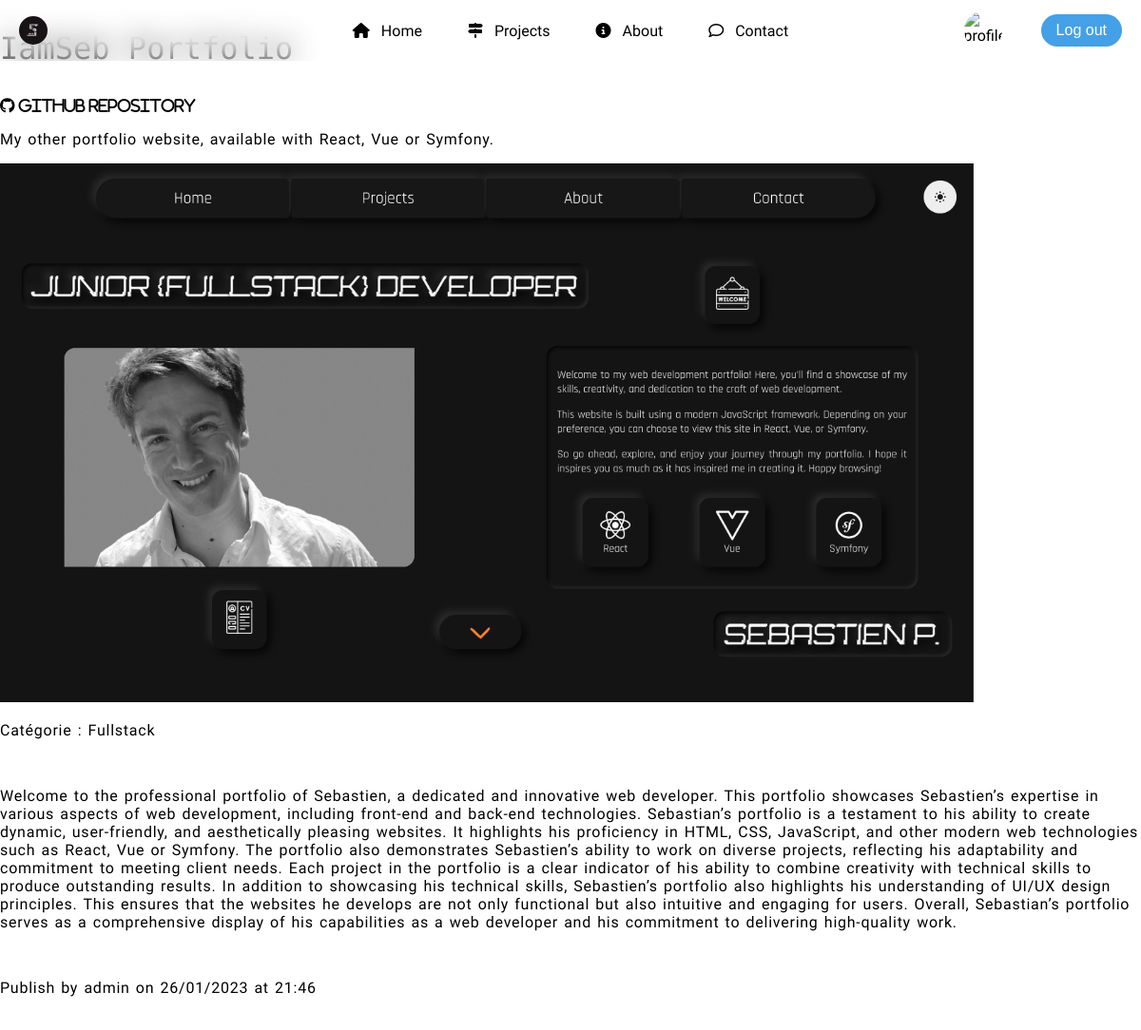
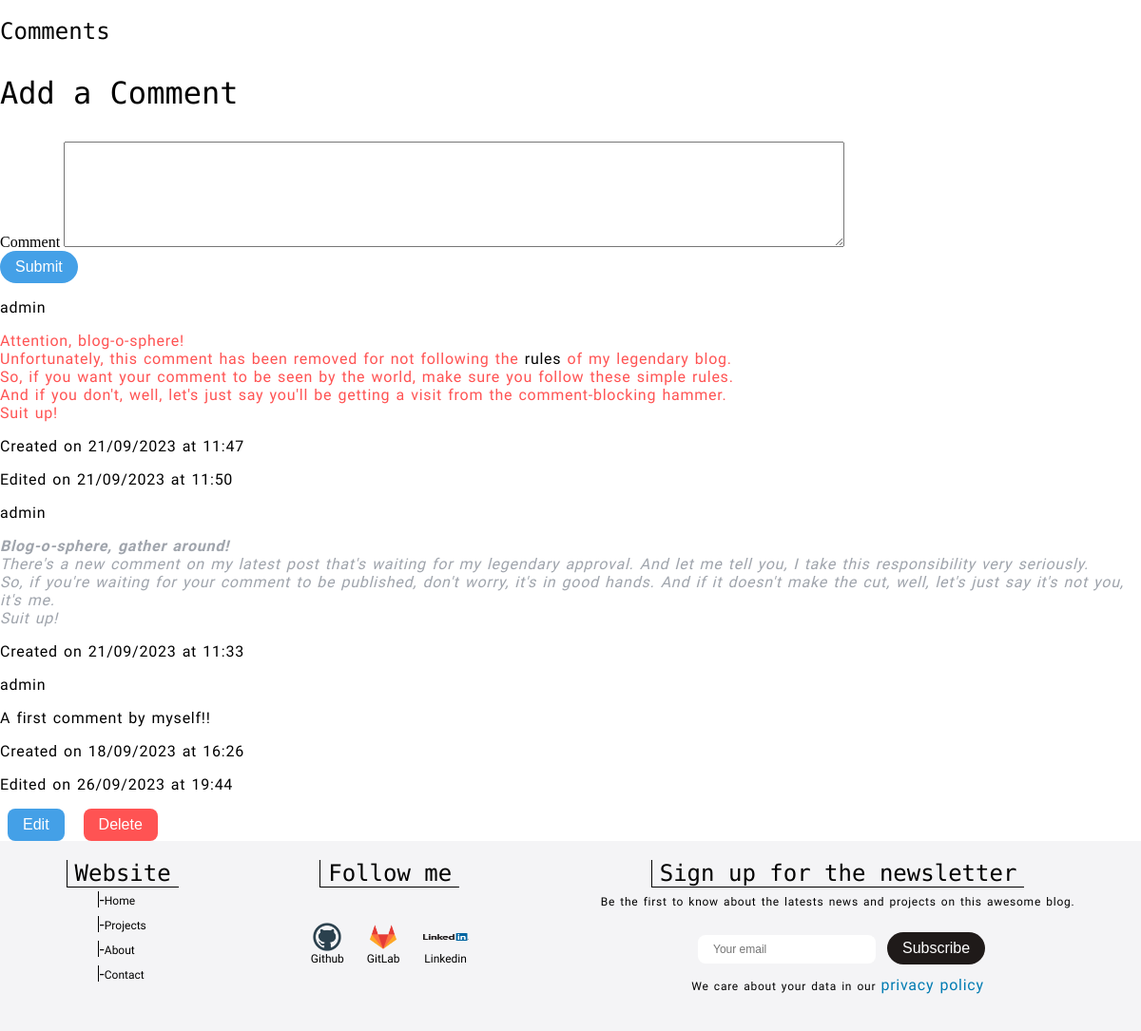
/index.php?page=post&action=getOne&option=view&id=25 (signed in), run on the app's committed database (2 pictures, top to bottom).
### tables this page shows
CREATE TABLE `post` (
  `id` int(11) NOT NULL,
  `author_id` int(11) NOT NULL,
  `category` varchar(50) NOT NULL,
  `title` varchar(255) NOT NULL,
  `description` varchar(255) NOT NULL,
  `picture` varchar(255) NOT NULL DEFAULT 'https://picsum.photos/530/200?random=',
  `content` text NOT NULL,
  `keywords` varchar(255) NOT NULL,
  `site_link` varchar(255) NOT NULL,
  `github_link` varchar(255) NOT NULL,
  `created_at` timestamp NOT NULL DEFAULT CURRENT_TIMESTAMP,
  `updated_at` datetime DEFAULT NULL
);

CREATE TABLE `user` (
  `id` int(11) NOT NULL,
  `username` varchar(255) NOT NULL,
  `firstname` varchar(255) DEFAULT NULL,
  `lastname` varchar(255) DEFAULT NULL,
  `email` varchar(255) NOT NULL,
  `birthday` date DEFAULT NULL,
  `profile_picture` varchar(255) NOT NULL DEFAULT 'https://www.freeiconspng.com/uploads/no-image-icon-33.png',
  `created_at` datetime NOT NULL DEFAULT CURRENT_TIMESTAMP,
  `updated_at` varchar(255) DEFAULT NULL
);

CREATE TABLE `comment` (
  `id` int(11) NOT NULL,
  `post_id` int(11) NOT NULL,
  `user_id` int(11) NOT NULL,
  `content` text NOT NULL,
  `created_at` timestamp NOT NULL DEFAULT CURRENT_TIMESTAMP,
  `updated_at` timestamp NULL DEFAULT NULL ON UPDATE CURRENT_TIMESTAMP,
  `validation_status` varchar(12) NOT NULL DEFAULT 'pending'
);

### src/Controller/ModelConstructor.php (called while the page is built, shortened)
<?php
abstract class ModelConstructorController
{
	private $datas;
	private $pageToModel = [
		'blog' => 'Post',
		'post' => 'Post',
		'signup' => 'User',
		'login' => 'User',
		'userProfile' => 'User',
		'newsletter' => 'Newsletter',
	];
	private $actionToMethod = [
		'get' => 'getAll',
		'getOne' => 'getOne',
		'create' => 'create',
		'update' => 'update',
		'delete' => 'delete',
		'publish' => 'publish',
		'unpublish' => 'unpublish',
		'logIn' => 'logIn',
		'logOut' => 'logOut',
		'subscribe' => 'subscribe',
		'unsubscribe' => 'unsubscribe',
		'send' => 'send',
	];
	protected function buildModelMethod($page, $action = null, $option = null, $id = null)
	{
		$model = $this->getModel($page, $option);
		$method = $this->getMethod($action, $option);
		if ($model && $method) {
			if (($action === 'create' || $action === 'update' || $action === 'delete') && $option === 'comment') {
				$this->datas = Comment::$method($id);
			} else if ($action === 'publish' || $action === 'unpublish') {
				if ($option === 'comment') {
					$this->datas = Comment::$method($id);
				} else {
					$this->datas = $model::$method($id);
				}
			} else if ($action === 'logIn' || $action === 'logOut' && $option === 'userConnection') {
				$this->datas = UserConnection::$method();
			} else if ($page === 'userProfile' && ($action === 'getOne' || $action === 'update' || $action === 'delete') && $option === 'user') {
				$this->datas = User::$method($id);
				UserConnection::updateSession($id);
			} else if ($page === 'post' && $action === 'get' && $option === 'add') {
				$this->datas = $model::$method($id);
			} else {
				$this->datas = $model::$method($id);
				if ($page === 'post' && $action === 'getOne') {
					$this->datas->comments = Comment::getAll($id);
				}
			}
			return $this->datas;
		} else if (!$model) {
			if ($action === 'send') {
				$this->datas = Mailer::$method();
			}
		}
		return $this->datas = Post::getAll($option);
	}
	private function getModel($page, $option)
	{
		if (isset($this->pageToModel[$page])) {
			return $this->pageToModel[$page];
		}
		return null;
	}
	private function getMethod($action, $option)
	{
		if (isset($this->actionToMethod[$action])) {
			return $this->actionToMethod[$action];
		}
		return null;
	}
}

### src/Controller/ControllerConstructor.php (called while the page is built, shortened)
<?php
require_once './src/Controller/ModelConstructor.php';
require_once './src/Entity/post.php';
require_once './src/Entity/comment.php';
require_once './src/Entity/user.php';
class ControllerConstructor extends ModelConstructorController
{
	private $datas;
	private $title = 'I am Anørak - ';
	private $templatePath;
	private function setTitleAndTemplatePath($titleAppendix, $templatePathAppendix)
	{
		$this->title .= $titleAppendix;
		$this->templatePath = $templatePathAppendix;
	}
	public function buildControllerMethod($page, $action = null, $option = null, $id = null)
	{
		if (empty($this->datas)) {
			$this->datas = parent::buildModelMethod($page, $action, $option, $id);
		}
		$this->view = new View($this->templatePath, $this->title);
		$this->view->render(['title' => $this->title, 'page' => $page, 'datas' => $this->datas, 'filter' => $option]);
	}
}

### index.php (called while the page is built, shortened)
<?php
$router = new Router();
$router->routerRequest();

### src/Entity/post.php (called while the page is built, shortened)
<?php
require_once "./src/Repository/MainRepository.php";
class Post
{
	public function __construct(
		$id = null,
		$author_id = null,
		$author_username = null,
		$category = null,
		$picture = null,
		$title = null,
		$description = null,
		$content = null,
		$keywords = null,
		$siteLink = null,
		$githubLink = null,
		$created_at = null,
		$comments = null,
		$updated_at = null
	) {
		$this->author_username = $author_username;
		$this->category = $category;
		$this->picture = $picture;
		$this->title = $title;
		$this->description = $description;
		$this->content = $content;
		$this->githubLink = $githubLink;
		$this->created_at = $created_at;
	}
	public static function getOne(int $id)
	{
		$repo = new MainRepository("post");
		if ($repo->getOne($id) > 0) {
			$post = $repo->getOne($id);
			$author = User::getOne($post['author_id']);
			$post['created_at'] = Tools::formatDate($post['created_at']);
			if ($post['updated_at'] !== null) {
				$post['updated_at'] = Tools::formatDate($post['updated_at']);
			} else {
				$post['updated_at'] = null;
			};
			return new Post($post['id'], $author->id, $author->username, $post['category'], $post['picture'], $post['title'], $post['description'], $post['content'], $post['keywords'], $post['site_link'], $post['github_link'], $post['created_at'], $post['updated_at']);
		} else {
			throw new Exception("No article found for the id '$id'", 400);
		}
	}
}

### src/Repository/MainRepository.php (called while the page is built, shortened)
<?php
require_once __DIR__ . '../../Services/dbManager.php';
class MainRepository extends DbManager
{
	protected $table;
	protected $db;
	public function __construct($table = null, $id = null, $column = null, $columnValue = null, $sortingOrder = null, $data = null)
	{
		$this->table = $table;
		$this->db = $this->dbConnect();
	}
	public function getOne($id)
	{
		$this->id = $id;
		$query = $this->db->prepare("SELECT * FROM $this->table WHERE id = :id");
		$query->execute(['id' => $this->id]);
		$result = $query->fetch();
		return $result;
	}
	public function getAll($column, $columnValue, $sortingOrder)
	{
		$this->column = $column;
		$this->columnValue = $columnValue;
		$this->sortingOrder = $sortingOrder;
		if ($this->columnValue !== null && $this->columnValue !== "all") {
			if ($this->sortingOrder !== null) {
				$query = $this->db->prepare("SELECT * FROM $this->table WHERE $this->column = $this->columnValue ORDER BY created_at DESC");
			} else {
				$query = $this->db->prepare("SELECT * FROM $this->table WHERE $this->column = $this->columnValue ORDER BY created_at $this->sortingOrder");
			}
			$query->execute();
			$result = $query->fetchAll();
			return $result;
		} else {
			$query = $this->db->prepare("SELECT * FROM $this->table ORDER BY created_at DESC");
			$query->execute();
			$result = $query->fetchAll();
			return $result;
		}
	}
}

### src/Services/dbManager.php (called while the page is built, shortened)
<?php
abstract class DbManager
{
	private static $db;
	protected function dbConnect()
	{
		if (self::$db === null) {
			self::$db = new PDO(
				'mysql:host=' . DB_HOST . ';dbname=' . DB_NAME . ';port=' . DB_PORT . ';charset=utf8',
				DB_USER,
				DB_PASSWORD,
				array(PDO::ATTR_ERRMODE => PDO::ERRMODE_EXCEPTION)
			);
		}
		return self::$db;
	}
}

### src/Entity/user.php (called while the page is built, shortened)
<?php
require_once "./src/Repository/MainRepository.php";
class User
{
	public static function getOne($id)
	{
		$repo = new MainRepository("user");
		if ($repo->getOne($id) > 0) {
			$result = $repo->getOne($id);
			$user = new User(
				$result['id'],
				$result['username'],
				$result['firstname'],
				$result['lastname'],
				$result['email'],
				'',
				$result['birthday'],
				$result['profile_picture'],
				$result['created_at'],
				$result['updated_at']
			);
			return $user;
		} else {
			throw new Exception("No user found.");
			return false;
		}
	}
}

### templates/pages/comment/comment.php (the view, shortened to what this page needs)
<section class="comments__container">
	<h2>Comments</h2>
	<?php
	require_once './templates/pages/comment/commentAdd.php';
	?>
	<?php foreach ($datas->comments as $comment) :
	?>
	<?php if (isset($_REQUEST['comment_id']) && $comment->id == $_REQUEST['comment_id']) : ?>
	<div id="<?= $comment->id ?>" class="comment__container">
		<div class="comment__infos">
			<p class="comment__author"><?= $comment->author_username ?></p>
			<?php if (isset($_SESSION['logged_user']) && $_SESSION['privileges']['privilege'] === 'admin') : ?>
			<p class="<?php
									if ($comment->validation_status === 'published') : ?>comment__status--true
							<?php elseif ($comment->validation_status === 'unpublished') : ?>comment__status--false
							<?php elseif ($comment->validation_status === 'pending') : ?>comment__status--pending
							<?php endif;
							?>"><b>Status : </b><em><?= $comment->validation_status ?></em></p>
			<p class="comment__content"><?= $comment->content ?></p>
			<?php elseif ($comment->validation_status === 'published') : ?>
			<p class="comment_content"><?= $comment->content ?></p>
			<?php elseif ($comment->validation_status === 'unpublished' || $comment->validation_status === 'pending') : ?>
			<p class="comment_content"><?= $comment->content_status ?></p>
			<?php endif; ?>
		</div>
		<p class="comment__date">Created on <?= $comment->created_at ?></p>
		<?php if ($comment->updated_at !== null) : ?>
		<p class="comment__date">Edited on <?= $comment->updated_at ?></p>
		<?php endif; ?>
		<?php if (isset($_SESSION['logged_user']) && $_SESSION['user_id'] == $comment->user_id && $comment->validation_status === 'published' && $comment->id == $_REQUEST['comment_id']) : ?>
		<form
			action="index.php?page=post&action=update&option=comment&id=<?= $comment->id ?>&post_id=<?= $_GET['id'] ?>"
			method="post" class="edited__comment">
			<label for="comment" id="<?= $_REQUEST['comment_id'] ?>">Comment to Edit</label>
			<textarea cols="60" rows="7" type="text" class="comment__content" name="comment"
				id="comment"><?= $comment->content ?></textarea>
			<div class="validation__area">
				<input class="main__button" type="submit" value="Submit">
				<a href="index.php?page=post&action=getOne&option=view&id=<?=
																						$_GET['id'] ?>#<?= $_REQUEST['comment_id'] ?>" class="cancel__button">Cancel</a>
			</div>
		</form>
		<?php elseif (isset($_SESSION['logged_user']) && $_SESSION['user_id'] == $comment->user_id && $comment->validation_status === 'published' && $comment->id !== $_REQUEST['comment_id']) : ?>
		<p class="comment_content"><?= $comment->content ?></p>
		<?php endif; ?>
		<div class="border__bottom"></div>
		<?php else : ?>
		<div id="<?= $comment->id ?>" class="comment__validation">
			<div class="comment__container">
				<div class="comment__infos">
					<p class="comment__author"><?= $comment->author_username ?></p>
					<?php if (isset($_SESSION['logged_user']) && $_SESSION['privileges']['privilege'] === 'admin') : ?>
					<p class="<?php
											if ($comment->validation_status === 'published') : ?>comment__status--true
					<?php elseif ($comment->validation_status === 'unpublished') : ?>comment__status--false
					<?php elseif ($comment->validation_status === 'pending') : ?>comment__status--pending
					<?php endif;
					?>"><b>Status : </b><em><?= $comment->validation_status ?></em></p>
					<p class="comment__content"><?= $comment->content ?></p>
					<?php elseif ($comment->validation_status === 'published') : ?>
					<p class="comment_content"><?= $comment->content ?></p>
					<?php elseif ($comment->validation_status === 'unpublished' || $comment->validation_status === 'pending') : ?>
					<p class="comment_content"><?= $comment->content_status ?></p>
					<?php endif; ?>
				</div>
				<p class="comment__date">Created on <?= $comment->created_at ?></p>
				<?php if ($comment->updated_at !== null) : ?>
				<p class="comment__date">Edited on <?= $comment->updated_at ?></p>
				<?php endif; ?>
				<?php if (isset($_SESSION['logged_user']) && $_SESSION['user_id'] == $comment->user_id && $comment->validation_status === 'published') : ?>
				<button class="main__button__light"
					onclick="window.location.href='index.php?page=post&action=getOne&option=view&id=<?= $_GET['id'] ?>&comment_id=<?= $comment->id ?>#<?= $comment->id ?>'">Edit</button>
				<button class="delete__button"
					onclick="window.location.href='index.php?page=post&action=delete&option=comment&id=<?= $comment->id ?>&post_id=<?= $_GET['id'] ?>'">Delete</button>
				<?php endif; ?>
			</div>
		</div>
		<?php endif ?>
		<?php endforeach; ?>
</section>

### src/Entity/comment.php (shortened to what this page needs)
<?php
require_once "./src/Repository/MainRepository.php";
class Comment
{
	public function __construct($id = null, $post_id = null, $user_id = null, $author_username = '', $content = null, $content_status = null, $created_at = null, $updated_at = null, $validation_status = null)
	{
		$this->id = $id;
		$this->user_id = $user_id;
		$this->content = $content;
		$this->validation_status = $validation_status;
	}
	public static function getAll(int $post_id)
	{
		$comments = array();
		$repo = new MainRepository("comment");
		if ($repo->getAll('post_id', $post_id, 'DESC') > 0) {
			$results = $repo->getAll('post_id', $post_id, 'DESC');
			foreach ($results as $result) {
				$comment = new Comment(
					$result["id"],
					$result["post_id"],
					$result["user_id"],
					'Anonymous',
					$result["content"],
					'Temporary content status',
					$result["created_at"],
					$result["updated_at"],
					$result["validation_status"],
				);
				$comment->author_username = User::getOne($result["user_id"])->username;
				$comment->created_at = Tools::formatDate($result["created_at"]);
				if ($comment->updated_at !== null) {
					$comment->updated_at = Tools::formatDate($result["updated_at"]);
				}
				if ($comment->validation_status === 'unpublished') {
					$comment->content_status = '<font color="#ff5353">
					Attention, blog-o-sphere!<br>
					Unfortunately, this comment has been removed for not following the <a href="index.php?page=rules">rules</a> of my legendary blog.<br>
					So, if you want your comment to be seen by the world, make sure you follow these simple rules.<br>
					And if you don\'t, well, let\'s just say you\'ll be getting a visit from the comment-blocking hammer.<br>
					Suit up!</font>';
				} elseif ($comment->validation_status === 'pending') {
					$comment->content_status = '<font color="#9fa4ac">
					<em><b>Blog-o-sphere, gather around!</b><br>
					There\'s a new comment on my latest post that\'s waiting for my legendary approval. And let me tell you, I take this responsibility very seriously.<br>
					So, if you\'re waiting for your comment to be published, don\'t worry, it\'s in good hands. And if it doesn\'t make the cut, well, let\'s just say it\'s not you, it\'s me.<br>
					Suit up!</em></font>
					';
				}
				array_push($comments, $comment);
			}
			return $comments;
		}
	}
}

### templates/pages/post/postView.php (shortened to what this page needs)
<section class="post__detail__container">
	<article>
		<h1 class="post__title"><?= $datas->title ?></h1>
		<div class="github">
			<a href="<?= $datas->githubLink ?>" target="_blank">
				<i class="fab fa-github"> GitHub Repository</i>
			</a>
		</div>
		<p class="description"><?= $datas->description ?></p>
		<img src="<?= $datas->picture ?>" alt="#">
		<br>
		<p>Catégorie : <span class="post__category"><?= $datas->category ?></span></p>
		<br>
		<p class="post__content"><?= $datas->content ?></p>
		<br>
		<p class="post__dates">Publish by <span class="post__author"><?= $datas->author_username ?></span> on
			<?= $datas->created_at ?></p>
		<br>
	</article>
</section>
<?php require_once './templates/pages/comment/comment.php'; ?>

### data on the page
post: title "IamSeb Portfolio", description "My other portfolio website, available with React, Vue or Symfony.", picture (picture), category "Fullstack", content "Welcome to the professional portfolio of Sebastien, a dedicated and innovative web developer. This portfolio showcases Sebastien’s expertise in various aspects of web development, including front-end and back-end technologies. Sebastian’s portfolio is a testament to his ability to create dynamic, user-friendly, and aesthetically pleasing websites. It highlights his proficiency in HTML, CSS, JavaScript, and other modern web technologies such as React, Vue or Symfony. The portfolio also demonstrates Sebastien’s ability to work on diverse projects, reflecting his adaptability and commitment to meeting client needs. Each project in the portfolio is a clear indicator of his ability to combine…"
user: username "admin"
comment: user.username "admin", created_at "21/09/2023 at 11:47", updated_at "21/09/2023 at 11:50"
comment: user.username "admin", created_at "21/09/2023 at 11:33"
comment: user.username "admin", content "A first comment by myself!!", created_at "18/09/2023 at 16:26", updated_at "26/09/2023 at 19:44"

### other printed values
$datas->created_at "26/01/2023 at 21:46"
